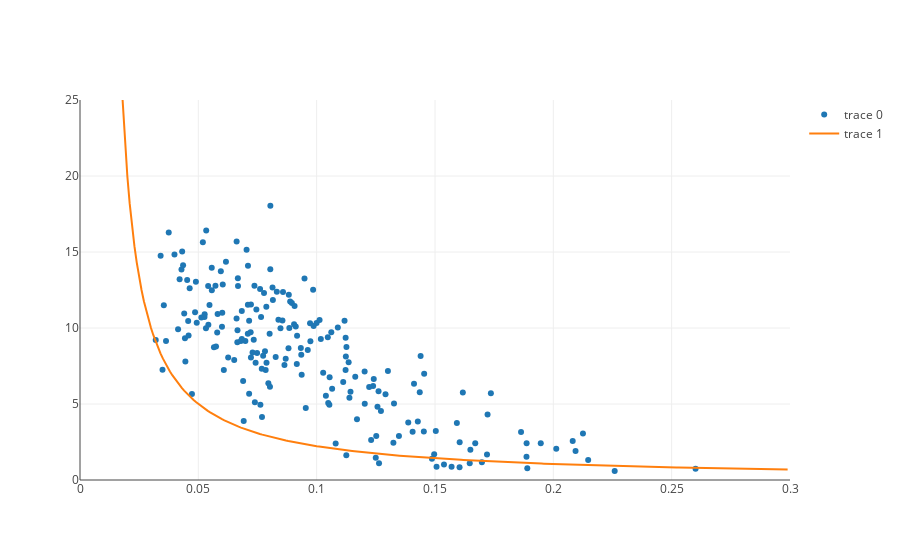

Notebook cell for this chart:
### Code cell
sl_ratio = brg_data['gdr_spacing']/brg_data['length']

a = 10
b = 0.01

r = np.arange(0.01,0.3,0.001)
delta = (2/(a*(r-b)))

trace0 = py.graph_objs.Scatter(x = sl_ratio,y = tol_data['st1tol_LDabt'],mode = 'markers')
trace1 = py.graph_objs.Scatter(x = r[r>b],y = delta[r>b])

data = [trace0, trace1]
layout = py.graph_objs.Layout(xaxis=dict(range=[0, 0.3]),yaxis=dict(range=[0, 25]))

fig = py.graph_objs.Figure(data=data, layout=layout)
iplot(fig)

### Figure 1 — Plotly figure (JSON) as saved in the notebook; plotly's stock layout.template omitted (floating-point values rounded to 4 significant figures; data arrays with more than 128 entries replaced by an {"elided": "..."} marker saying what was removed)
{"data": [{"mode": "markers", "type": "scatter", "x": {"elided": "200 float values"}, "y": {"elided": "200 float values"}}, {"type": "scatter", "x": {"elided": "289 float values"}, "y": {"elided": "289 float values"}}], "layout": {"xaxis": {"range": [0, 0.3]}, "yaxis": {"range": [0, 25]}}}
